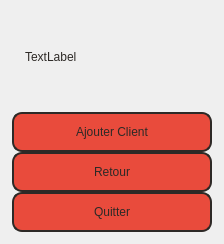
      <widget class="QWidget" name="listclient_2">
       <property name="styleSheet">
        <string notr="true">QLabel{
color:rgb(45, 41, 38);
font: 9pt &quot;Segoe UI&quot;;
padding-right:10px;
padding-left:10px;
padding-bottom:10px;
}</string>
       </property>
       <layout class="QVBoxLayout" name="verticalLayout_16">
        <item alignment="Qt::AlignHCenter">
         <widget class="QFrame" name="frame8">
          <property name="sizePolicy">
           <sizepolicy hsizetype="Maximum" vsizetype="Maximum">
            <horstretch>0</horstretch>
            <verstretch>0</verstretch>
           </sizepolicy>
          </property>
          <property name="minimumSize">
           <size>
            <width>200</width>
            <height>120</height>
           </size>
          </property>
          <property name="frameShape">
           <enum>QFrame::NoFrame</enum>
          </property>
          <property name="frameShadow">
           <enum>QFrame::Plain</enum>
          </property>
          <layout class="QVBoxLayout" name="verticalLayout_20">
           <property name="spacing">
            <number>0</number>
           </property>
           <property name="sizeConstraint">
            <enum>QLayout::SetFixedSize</enum>
           </property>
           <property name="leftMargin">
            <number>1</number>
           </property>
           <property name="topMargin">
            <number>1</number>
           </property>
           <property name="rightMargin">
            <number>1</number>
           </property>
           <property name="bottomMargin">
            <number>1</number>
           </property>
           <item>
            <widget class="QLabel" name="clientlist">
             <property name="minimumSize">
              <size>
               <width>0</width>
               <height>100</height>
              </size>
             </property>
             <property name="styleSheet">
              <string notr="true"/>
             </property>
             <property name="text">
              <string>TextLabel</string>
             </property>
            </widget>
           </item>
           <item>
            <widget class="QPushButton" name="addclient_2">
             <property name="sizePolicy">
              <sizepolicy hsizetype="Maximum" vsizetype="Maximum">
               <horstretch>0</horstretch>
               <verstretch>0</verstretch>
              </sizepolicy>
             </property>
             <property name="minimumSize">
              <size>
               <width>200</width>
               <height>40</height>
              </size>
             </property>
             <property name="cursor">
              <cursorShape>PointingHandCursor</cursorShape>
             </property>
             <property name="styleSheet">
              <string notr="true">QPushButton {
    color:rgb(45, 41, 38);
    background-color:rgb(233, 75, 60);
    border-style:solid;
    border-width:2px;
    border-color:rgb(45, 41, 38);
    border-radius:10px;
    font: 11pt &quot;Segoe UI&quot;;
}
QPushButton:hover {
	background-color: rgb(45, 41, 38);
	color:rgb(233, 75, 60);
	border-color:rgb(233, 75, 60);
}
QPushButton:pressed {
    background-color:rgb(252, 249, 81);
    color:rgb(45, 41, 38);
    border-style:solid;
	border-color:rgba(255, 255, 255, 0);
}</string>
             </property>
             <property name="text">
              <string>Ajouter Client</string>
             </property>
            </widget>
           </item>
           <item>
            <widget class="QPushButton" name="return4_2">
             <property name="sizePolicy">
              <sizepolicy hsizetype="Maximum" vsizetype="Maximum">
               <horstretch>0</horstretch>
               <verstretch>0</verstretch>
              </sizepolicy>
             </property>
             <property name="minimumSize">
              <size>
               <width>200</width>
               <height>40</height>
              </size>
             </property>
             <property name="cursor">
              <cursorShape>PointingHandCursor</cursorShape>
             </property>
             <property name="styleSheet">
              <string notr="true">QPushButton {
    color:rgb(45, 41, 38);
    background-color:rgb(233, 75, 60);
    border-style:solid;
    border-width:2px;
    border-color:rgb(45, 41, 38);
    border-radius:10px;
    font: 11pt &quot;Segoe UI&quot;;
}
QPushButton:hover {
	background-color: rgb(45, 41, 38);
	color:rgb(233, 75, 60);
	border-color:rgb(233, 75, 60);
}
QPushButton:pressed {
    background-color:rgb(252, 249, 81);
    color:rgb(45, 41, 38);
    border-style:solid;
	border-color:rgba(255, 255, 255, 0);
}</string>
             </property>
             <property name="text">
              <string>Retour</string>
             </property>
            </widget>
           </item>
           <item>
            <widget class="QPushButton" name="quit2_2">
             <property name="sizePolicy">
              <sizepolicy hsizetype="Maximum" vsizetype="Maximum">
               <horstretch>0</horstretch>
               <verstretch>0</verstretch>
              </sizepolicy>
             </property>
             <property name="minimumSize">
              <size>
               <width>200</width>
               <height>40</height>
              </size>
             </property>
             <property name="cursor">
              <cursorShape>PointingHandCursor</cursorShape>
             </property>
             <property name="styleSheet">
              <string notr="true">QPushButton {
    color:rgb(45, 41, 38);
    background-color:rgb(233, 75, 60);
    border-style:solid;
    border-width:2px;
    border-color:rgb(45, 41, 38);
    border-radius:10px;
    font: 11pt &quot;Segoe UI&quot;;
}
QPushButton:hover {
	background-color: rgb(45, 41, 38);
	color:rgb(233, 75, 60);
	border-color:rgb(233, 75, 60);
}
QPushButton:pressed {
    background-color:rgb(252, 249, 81);
    color:rgb(45, 41, 38);
    border-style:solid;
	border-color:rgba(255, 255, 255, 0);
}</string>
             </property>
             <property name="text">
              <string>Quitter</string>
             </property>
            </widget>
           </item>
          </layout>
         </widget>
        </item>
       </layout>
      </widget>
